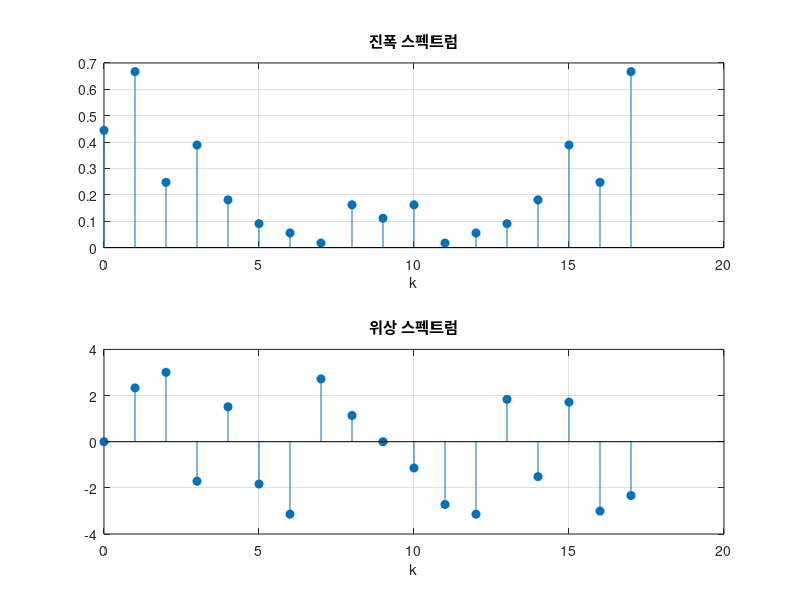

This figure's MATLAB source:
%% DTFS.m
% 주기 N = 18인 이산 주기 신호 x[n]의 이산 시간 푸리에 급수(DTFS) 계수를 구한다.
%   X[k] = (1/N) Σ_{n=<N>} x[n] e^{-j(2π/N)kn},   n = -8 ~ 9

clc; clear; close all;

N  = 18;
x  = [0 1 2 3 2 1 0 -1 -1 -1 0 -1 0 -1 0 1 2 1];   % 한 주기
w0 = 2 * pi / N;                                % 기본 각주파수
n  = -N/2 + 1 : N/2;                            % -8 ~ 9
WN = exp(-1j * w0 * n);

Xk = zeros(1, N);
for m = 1 : N
    Xk(m) = sum(x .* (WN .^ (m - 1))) / N;
end

k = 0 : N - 1;
disp(Xk.');

% 그리기
figure;

subplot(2, 1, 1);
stem(k, abs(Xk), 'filled');
title('진폭 스펙트럼'); xlabel('k'); grid on;

subplot(2, 1, 2);
stem(k, angle(Xk), 'filled');
title('위상 스펙트럼'); xlabel('k'); grid on;
